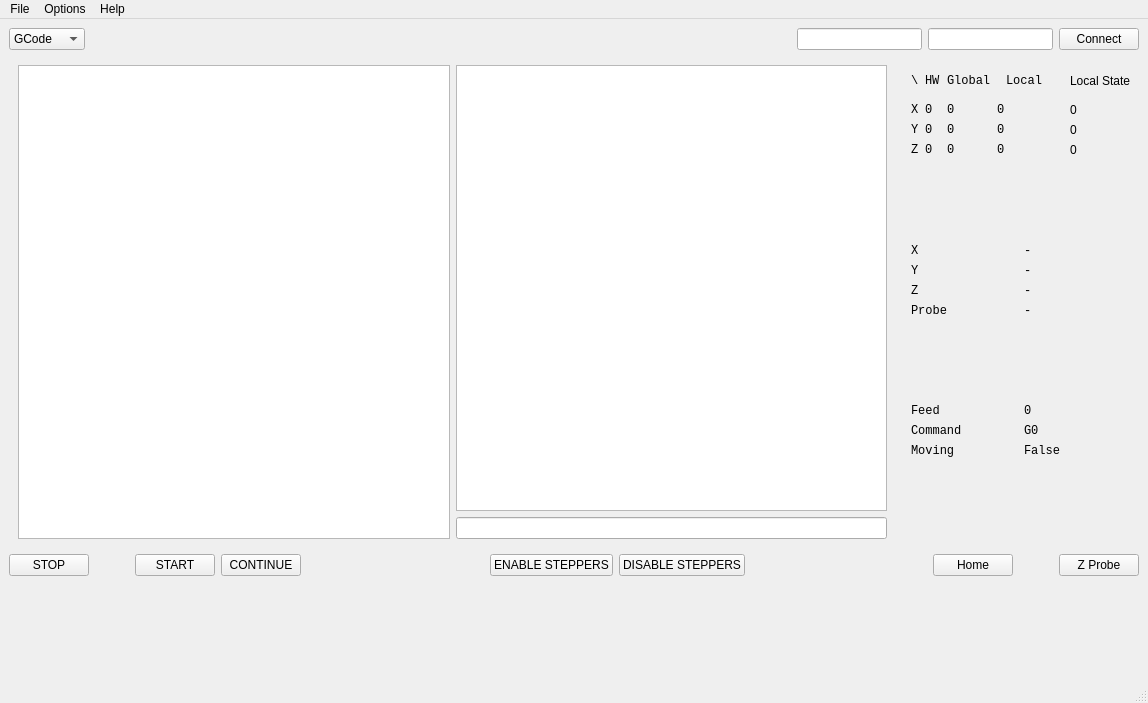
<?xml version="1.0" encoding="UTF-8"?>
<ui version="4.0">
 <class>MainWindow</class>
 <widget class="QMainWindow" name="MainWindow">
  <property name="geometry">
   <rect>
    <x>0</x>
    <y>0</y>
    <width>1148</width>
    <height>703</height>
   </rect>
  </property>
  <property name="windowTitle">
   <string>NoRT CNC</string>
  </property>
  <widget class="QWidget" name="central">
   <layout class="QGridLayout" name="gridLayout">
    <item row="0" column="0">
     <layout class="QVBoxLayout" name="verticalLayout_4">
      <property name="sizeConstraint">
       <enum>QLayout::SetMaximumSize</enum>
      </property>
      <item>
       <layout class="QHBoxLayout" name="horizontalLayout_2">
        <item>
         <widget class="QComboBox" name="sourceFormat">
          <item>
           <property name="text">
            <string>GCode</string>
           </property>
          </item>
          <item>
           <property name="text">
            <string>Excellon</string>
           </property>
          </item>
         </widget>
        </item>
        <item>
         <spacer name="horizontalSpacer_5">
          <property name="orientation">
           <enum>Qt::Horizontal</enum>
          </property>
          <property name="sizeHint" stdset="0">
           <size>
            <width>40</width>
            <height>20</height>
           </size>
          </property>
         </spacer>
        </item>
        <item>
         <widget class="QLabel" name="profile_name">
          <property name="text">
           <string/>
          </property>
         </widget>
        </item>
        <item>
         <spacer name="horizontalSpacer">
          <property name="orientation">
           <enum>Qt::Horizontal</enum>
          </property>
          <property name="sizeHint" stdset="0">
           <size>
            <width>40</width>
            <height>20</height>
           </size>
          </property>
         </spacer>
        </item>
        <item alignment="Qt::AlignRight">
         <widget class="QLineEdit" name="remoteAddr">
          <property name="font">
           <font>
            <family>Monospace</family>
           </font>
          </property>
         </widget>
        </item>
        <item alignment="Qt::AlignRight">
         <widget class="QLineEdit" name="remotePort">
          <property name="baseSize">
           <size>
            <width>0</width>
            <height>0</height>
           </size>
          </property>
          <property name="font">
           <font>
            <family>Monospace</family>
           </font>
          </property>
          <property name="inputMask">
           <string/>
          </property>
          <property name="text">
           <string notr="true"/>
          </property>
          <property name="maxLength">
           <number>5</number>
          </property>
         </widget>
        </item>
        <item alignment="Qt::AlignRight">
         <widget class="QPushButton" name="remoteConnect">
          <property name="text">
           <string>Connect</string>
          </property>
         </widget>
        </item>
       </layout>
      </item>
      <item>
       <layout class="QHBoxLayout" name="horizontalLayout_5">
        <item>
         <widget class="QWidget" name="code_area" native="true">
          <property name="sizePolicy">
           <sizepolicy hsizetype="Expanding" vsizetype="Preferred">
            <horstretch>1</horstretch>
            <verstretch>0</verstretch>
           </sizepolicy>
          </property>
          <layout class="QVBoxLayout" name="verticalLayout_2">
           <item>
            <layout class="QHBoxLayout" name="horizontalLayout_4">
             <item>
              <widget class="QPlainTextEdit" name="gcodeEditor">
               <property name="sizePolicy">
                <sizepolicy hsizetype="Expanding" vsizetype="Expanding">
                 <horstretch>0</horstretch>
                 <verstretch>0</verstretch>
                </sizepolicy>
               </property>
               <property name="font">
                <font>
                 <family>Monospace</family>
                </font>
               </property>
              </widget>
             </item>
             <item>
              <layout class="QVBoxLayout" name="verticalLayout">
               <item>
                <widget class="QPlainTextEdit" name="commandLog">
                 <property name="font">
                  <font>
                   <family>Monospace</family>
                  </font>
                 </property>
                 <property name="readOnly">
                  <bool>true</bool>
                 </property>
                </widget>
               </item>
               <item>
                <widget class="QLineEdit" name="manual_command">
                 <property name="font">
                  <font>
                   <family>Monospace</family>
                  </font>
                 </property>
                </widget>
               </item>
              </layout>
             </item>
            </layout>
           </item>
          </layout>
         </widget>
        </item>
        <item>
         <widget class="QWidget" name="status_area" native="true">
          <property name="sizePolicy">
           <sizepolicy hsizetype="Expanding" vsizetype="Preferred">
            <horstretch>0</horstretch>
            <verstretch>0</verstretch>
           </sizepolicy>
          </property>
          <layout class="QVBoxLayout" name="verticalLayout_3">
           <item>
            <layout class="QGridLayout" name="position">
             <property name="sizeConstraint">
              <enum>QLayout::SetDefaultConstraint</enum>
             </property>
             <item row="2" column="3">
              <widget class="QLabel" name="loc_y">
               <property name="font">
                <font>
                 <family>Monospace</family>
                </font>
               </property>
               <property name="text">
                <string>0</string>
               </property>
              </widget>
             </item>
             <item row="3" column="0">
              <widget class="QLabel" name="label_13">
               <property name="font">
                <font>
                 <family>Monospace</family>
                </font>
               </property>
               <property name="text">
                <string>Z</string>
               </property>
              </widget>
             </item>
             <item row="2" column="1">
              <widget class="QLabel" name="hw_y">
               <property name="font">
                <font>
                 <family>Monospace</family>
                </font>
               </property>
               <property name="text">
                <string>0</string>
               </property>
              </widget>
             </item>
             <item row="3" column="2">
              <widget class="QLabel" name="gl_z">
               <property name="font">
                <font>
                 <family>Monospace</family>
                </font>
               </property>
               <property name="text">
                <string>0</string>
               </property>
              </widget>
             </item>
             <item row="1" column="3">
              <widget class="QLabel" name="loc_x">
               <property name="font">
                <font>
                 <family>Monospace</family>
                </font>
               </property>
               <property name="text">
                <string>0</string>
               </property>
              </widget>
             </item>
             <item row="1" column="0">
              <widget class="QLabel" name="label_3">
               <property name="font">
                <font>
                 <family>Monospace</family>
                </font>
               </property>
               <property name="text">
                <string>X</string>
               </property>
              </widget>
             </item>
             <item row="2" column="0">
              <widget class="QLabel" name="label_5">
               <property name="font">
                <font>
                 <family>Monospace</family>
                </font>
               </property>
               <property name="text">
                <string>Y</string>
               </property>
              </widget>
             </item>
             <item row="1" column="1">
              <widget class="QLabel" name="hw_x">
               <property name="font">
                <font>
                 <family>Monospace</family>
                </font>
               </property>
               <property name="text">
                <string>0</string>
               </property>
              </widget>
             </item>
             <item row="1" column="2">
              <widget class="QLabel" name="gl_x">
               <property name="font">
                <font>
                 <family>Monospace</family>
                </font>
               </property>
               <property name="text">
                <string>0</string>
               </property>
              </widget>
             </item>
             <item row="0" column="0">
              <widget class="QLabel" name="label_2">
               <property name="sizePolicy">
                <sizepolicy hsizetype="Expanding" vsizetype="Preferred">
                 <horstretch>1</horstretch>
                 <verstretch>0</verstretch>
                </sizepolicy>
               </property>
               <property name="font">
                <font>
                 <family>Monospace</family>
                </font>
               </property>
               <property name="text">
                <string>\</string>
               </property>
              </widget>
             </item>
             <item row="0" column="2">
              <widget class="QLabel" name="label_7">
               <property name="sizePolicy">
                <sizepolicy hsizetype="Expanding" vsizetype="Preferred">
                 <horstretch>1</horstretch>
                 <verstretch>0</verstretch>
                </sizepolicy>
               </property>
               <property name="font">
                <font>
                 <family>Monospace</family>
                </font>
               </property>
               <property name="text">
                <string>Global</string>
               </property>
              </widget>
             </item>
             <item row="0" column="1">
              <widget class="QLabel" name="label">
               <property name="sizePolicy">
                <sizepolicy hsizetype="Expanding" vsizetype="Preferred">
                 <horstretch>1</horstretch>
                 <verstretch>0</verstretch>
                </sizepolicy>
               </property>
               <property name="font">
                <font>
                 <family>Monospace</family>
                </font>
               </property>
               <property name="text">
                <string>HW</string>
               </property>
              </widget>
             </item>
             <item row="3" column="1">
              <widget class="QLabel" name="hw_z">
               <property name="font">
                <font>
                 <family>Monospace</family>
                </font>
               </property>
               <property name="text">
                <string>0</string>
               </property>
              </widget>
             </item>
             <item row="2" column="2">
              <widget class="QLabel" name="gl_y">
               <property name="font">
                <font>
                 <family>Monospace</family>
                </font>
               </property>
               <property name="text">
                <string>0</string>
               </property>
              </widget>
             </item>
             <item row="3" column="3">
              <widget class="QLabel" name="loc_z">
               <property name="font">
                <font>
                 <family>Monospace</family>
                </font>
               </property>
               <property name="text">
                <string>0</string>
               </property>
              </widget>
             </item>
             <item row="0" column="3">
              <widget class="QWidget" name="widget" native="true">
               <property name="sizePolicy">
                <sizepolicy hsizetype="Expanding" vsizetype="Preferred">
                 <horstretch>1</horstretch>
                 <verstretch>0</verstretch>
                </sizepolicy>
               </property>
               <layout class="QHBoxLayout" name="horizontalLayout" stretch="0,0">
                <item>
                 <widget class="QLabel" name="label_8">
                  <property name="sizePolicy">
                   <sizepolicy hsizetype="Expanding" vsizetype="Preferred">
                    <horstretch>1</horstretch>
                    <verstretch>0</verstretch>
                   </sizepolicy>
                  </property>
                  <property name="font">
                   <font>
                    <family>Monospace</family>
                   </font>
                  </property>
                  <property name="text">
                   <string>Local</string>
                  </property>
                 </widget>
                </item>
                <item>
                 <widget class="QLabel" name="loc_cs">
                  <property name="sizePolicy">
                   <sizepolicy hsizetype="Expanding" vsizetype="Preferred">
                    <horstretch>1</horstretch>
                    <verstretch>0</verstretch>
                   </sizepolicy>
                  </property>
                  <property name="font">
                   <font>
                    <family>Monospace</family>
                   </font>
                  </property>
                  <property name="text">
                   <string/>
                  </property>
                 </widget>
                </item>
               </layout>
              </widget>
             </item>
             <item row="2" column="4">
              <widget class="QLabel" name="loc_state_y">
               <property name="text">
                <string>0</string>
               </property>
              </widget>
             </item>
             <item row="3" column="4">
              <widget class="QLabel" name="loc_state_z">
               <property name="text">
                <string>0</string>
               </property>
              </widget>
             </item>
             <item row="1" column="4">
              <widget class="QLabel" name="loc_state_x">
               <property name="text">
                <string>0</string>
               </property>
              </widget>
             </item>
             <item row="0" column="4">
              <widget class="QLabel" name="label_11">
               <property name="text">
                <string>Local State</string>
               </property>
              </widget>
             </item>
            </layout>
           </item>
           <item>
            <spacer name="verticalSpacer">
             <property name="orientation">
              <enum>Qt::Vertical</enum>
             </property>
             <property name="sizeHint" stdset="0">
              <size>
               <width>20</width>
               <height>40</height>
              </size>
             </property>
            </spacer>
           </item>
           <item>
            <layout class="QGridLayout" name="endstops">
             <item row="1" column="0">
              <widget class="QLabel" name="label_27">
               <property name="font">
                <font>
                 <family>Monospace</family>
                </font>
               </property>
               <property name="text">
                <string>Y</string>
               </property>
              </widget>
             </item>
             <item row="2" column="0">
              <widget class="QLabel" name="label_28">
               <property name="font">
                <font>
                 <family>Monospace</family>
                </font>
               </property>
               <property name="text">
                <string>Z</string>
               </property>
              </widget>
             </item>
             <item row="3" column="0">
              <widget class="QLabel" name="label_29">
               <property name="font">
                <font>
                 <family>Monospace</family>
                </font>
               </property>
               <property name="text">
                <string>Probe</string>
               </property>
              </widget>
             </item>
             <item row="0" column="0">
              <widget class="QLabel" name="label_26">
               <property name="font">
                <font>
                 <family>Monospace</family>
                </font>
               </property>
               <property name="text">
                <string>X</string>
               </property>
              </widget>
             </item>
             <item row="1" column="1">
              <widget class="QLabel" name="es_y">
               <property name="font">
                <font>
                 <family>Monospace</family>
                </font>
               </property>
               <property name="text">
                <string>-</string>
               </property>
              </widget>
             </item>
             <item row="0" column="1">
              <widget class="QLabel" name="es_x">
               <property name="font">
                <font>
                 <family>Monospace</family>
                </font>
               </property>
               <property name="text">
                <string>-</string>
               </property>
              </widget>
             </item>
             <item row="2" column="1">
              <widget class="QLabel" name="es_z">
               <property name="font">
                <font>
                 <family>Monospace</family>
                </font>
               </property>
               <property name="text">
                <string>-</string>
               </property>
              </widget>
             </item>
             <item row="3" column="1">
              <widget class="QLabel" name="es_probe">
               <property name="font">
                <font>
                 <family>Monospace</family>
                </font>
               </property>
               <property name="text">
                <string>-</string>
               </property>
              </widget>
             </item>
            </layout>
           </item>
           <item>
            <spacer name="verticalSpacer_2">
             <property name="orientation">
              <enum>Qt::Vertical</enum>
             </property>
             <property name="sizeHint" stdset="0">
              <size>
               <width>20</width>
               <height>40</height>
              </size>
             </property>
            </spacer>
           </item>
           <item>
            <layout class="QGridLayout" name="movement">
             <item row="1" column="1">
              <widget class="QLabel" name="command">
               <property name="font">
                <font>
                 <family>Monospace</family>
                </font>
               </property>
               <property name="text">
                <string>G0</string>
               </property>
              </widget>
             </item>
             <item row="0" column="1">
              <widget class="QLabel" name="feed">
               <property name="font">
                <font>
                 <family>Monospace</family>
                </font>
               </property>
               <property name="text">
                <string>0</string>
               </property>
              </widget>
             </item>
             <item row="1" column="0">
              <widget class="QLabel" name="label_18">
               <property name="font">
                <font>
                 <family>Monospace</family>
                </font>
               </property>
               <property name="text">
                <string>Command</string>
               </property>
              </widget>
             </item>
             <item row="0" column="0">
              <widget class="QLabel" name="label_10">
               <property name="font">
                <font>
                 <family>Monospace</family>
                </font>
               </property>
               <property name="text">
                <string>Feed</string>
               </property>
              </widget>
             </item>
             <item row="2" column="0">
              <widget class="QLabel" name="label_20">
               <property name="font">
                <font>
                 <family>Monospace</family>
                </font>
               </property>
               <property name="text">
                <string>Moving</string>
               </property>
              </widget>
             </item>
             <item row="2" column="1">
              <widget class="QLabel" name="is_moving">
               <property name="font">
                <font>
                 <family>Monospace</family>
                </font>
               </property>
               <property name="text">
                <string>False</string>
               </property>
              </widget>
             </item>
            </layout>
           </item>
           <item>
            <spacer name="verticalSpacer_3">
             <property name="orientation">
              <enum>Qt::Vertical</enum>
             </property>
             <property name="sizeHint" stdset="0">
              <size>
               <width>20</width>
               <height>40</height>
              </size>
             </property>
            </spacer>
           </item>
          </layout>
         </widget>
        </item>
       </layout>
      </item>
      <item>
       <layout class="QHBoxLayout" name="horizontalLayout_3">
        <item alignment="Qt::AlignLeft">
         <widget class="QPushButton" name="stop">
          <property name="autoFillBackground">
           <bool>false</bool>
          </property>
          <property name="styleSheet">
           <string notr="true">backgroud-color: rgb(255, 0, 0);</string>
          </property>
          <property name="text">
           <string>STOP</string>
          </property>
          <property name="autoDefault">
           <bool>false</bool>
          </property>
          <property name="default">
           <bool>false</bool>
          </property>
          <property name="flat">
           <bool>false</bool>
          </property>
         </widget>
        </item>
        <item>
         <spacer name="horizontalSpacer_3">
          <property name="orientation">
           <enum>Qt::Horizontal</enum>
          </property>
          <property name="sizeType">
           <enum>QSizePolicy::Minimum</enum>
          </property>
          <property name="sizeHint" stdset="0">
           <size>
            <width>40</width>
            <height>20</height>
           </size>
          </property>
         </spacer>
        </item>
        <item alignment="Qt::AlignLeft">
         <widget class="QPushButton" name="start">
          <property name="text">
           <string>START</string>
          </property>
         </widget>
        </item>
        <item alignment="Qt::AlignLeft">
         <widget class="QPushButton" name="continue_btn">
          <property name="text">
           <string>CONTINUE</string>
          </property>
         </widget>
        </item>
        <item>
         <spacer name="horizontalSpacer_6">
          <property name="orientation">
           <enum>Qt::Horizontal</enum>
          </property>
          <property name="sizeHint" stdset="0">
           <size>
            <width>40</width>
            <height>20</height>
           </size>
          </property>
         </spacer>
        </item>
        <item>
         <widget class="QPushButton" name="en_steppers">
          <property name="text">
           <string>ENABLE STEPPERS</string>
          </property>
         </widget>
        </item>
        <item>
         <widget class="QPushButton" name="dis_steppers">
          <property name="text">
           <string>DISABLE STEPPERS</string>
          </property>
         </widget>
        </item>
        <item>
         <spacer name="horizontalSpacer_2">
          <property name="orientation">
           <enum>Qt::Horizontal</enum>
          </property>
          <property name="sizeHint" stdset="0">
           <size>
            <width>40</width>
            <height>20</height>
           </size>
          </property>
         </spacer>
        </item>
        <item>
         <widget class="QPushButton" name="homing_btn">
          <property name="text">
           <string>Home</string>
          </property>
         </widget>
        </item>
        <item>
         <spacer name="horizontalSpacer_4">
          <property name="orientation">
           <enum>Qt::Horizontal</enum>
          </property>
          <property name="sizeType">
           <enum>QSizePolicy::Minimum</enum>
          </property>
          <property name="sizeHint" stdset="0">
           <size>
            <width>40</width>
            <height>20</height>
           </size>
          </property>
         </spacer>
        </item>
        <item>
         <widget class="QPushButton" name="zprobe_btn">
          <property name="text">
           <string>Z Probe</string>
          </property>
         </widget>
        </item>
       </layout>
      </item>
      <item>
       <widget class="QWidget" name="tools_bar" native="true">
        <property name="minimumSize">
         <size>
          <width>0</width>
          <height>90</height>
         </size>
        </property>
       </widget>
      </item>
     </layout>
    </item>
   </layout>
  </widget>
  <widget class="QMenuBar" name="menubar">
   <property name="geometry">
    <rect>
     <x>0</x>
     <y>0</y>
     <width>1148</width>
     <height>22</height>
    </rect>
   </property>
   <widget class="QMenu" name="menuFile">
    <property name="title">
     <string>File</string>
    </property>
    <addaction name="actionNewFile"/>
    <addaction name="actionOpenFile"/>
    <addaction name="actionSaveFile"/>
    <addaction name="actionSaveAsFile"/>
    <addaction name="separator"/>
    <addaction name="actionQuit"/>
   </widget>
   <widget class="QMenu" name="menuOptions">
    <property name="title">
     <string>Options</string>
    </property>
    <addaction name="actionConfigure"/>
   </widget>
   <widget class="QMenu" name="menuHelp">
    <property name="title">
     <string>Help</string>
    </property>
    <addaction name="actionAbout"/>
   </widget>
   <addaction name="menuFile"/>
   <addaction name="menuOptions"/>
   <addaction name="menuHelp"/>
  </widget>
  <widget class="QStatusBar" name="statusbar"/>
  <action name="actionNew">
   <property name="text">
    <string>New</string>
   </property>
  </action>
  <action name="actionOpen">
   <property name="text">
    <string>Open</string>
   </property>
  </action>
  <action name="actionSave">
   <property name="text">
    <string>Save</string>
   </property>
  </action>
  <action name="actionNewFile">
   <property name="text">
    <string>New</string>
   </property>
   <property name="shortcut">
    <string>Ctrl+N</string>
   </property>
  </action>
  <action name="actionOpenFile">
   <property name="text">
    <string>Open</string>
   </property>
   <property name="shortcut">
    <string>Ctrl+O</string>
   </property>
  </action>
  <action name="actionSaveFile">
   <property name="text">
    <string>Save</string>
   </property>
   <property name="shortcut">
    <string>Ctrl+S</string>
   </property>
  </action>
  <action name="actionQuit">
   <property name="text">
    <string>Quit</string>
   </property>
   <property name="shortcut">
    <string>Ctrl+Q</string>
   </property>
  </action>
  <action name="actionAbout">
   <property name="text">
    <string>About</string>
   </property>
  </action>
  <action name="actionConfigure">
   <property name="text">
    <string>Configure</string>
   </property>
  </action>
  <action name="actionSaveAsFile">
   <property name="text">
    <string>Save As</string>
   </property>
   <property name="shortcut">
    <string>Ctrl+Shift+S</string>
   </property>
  </action>
 </widget>
 <resources/>
 <connections/>
</ui>
